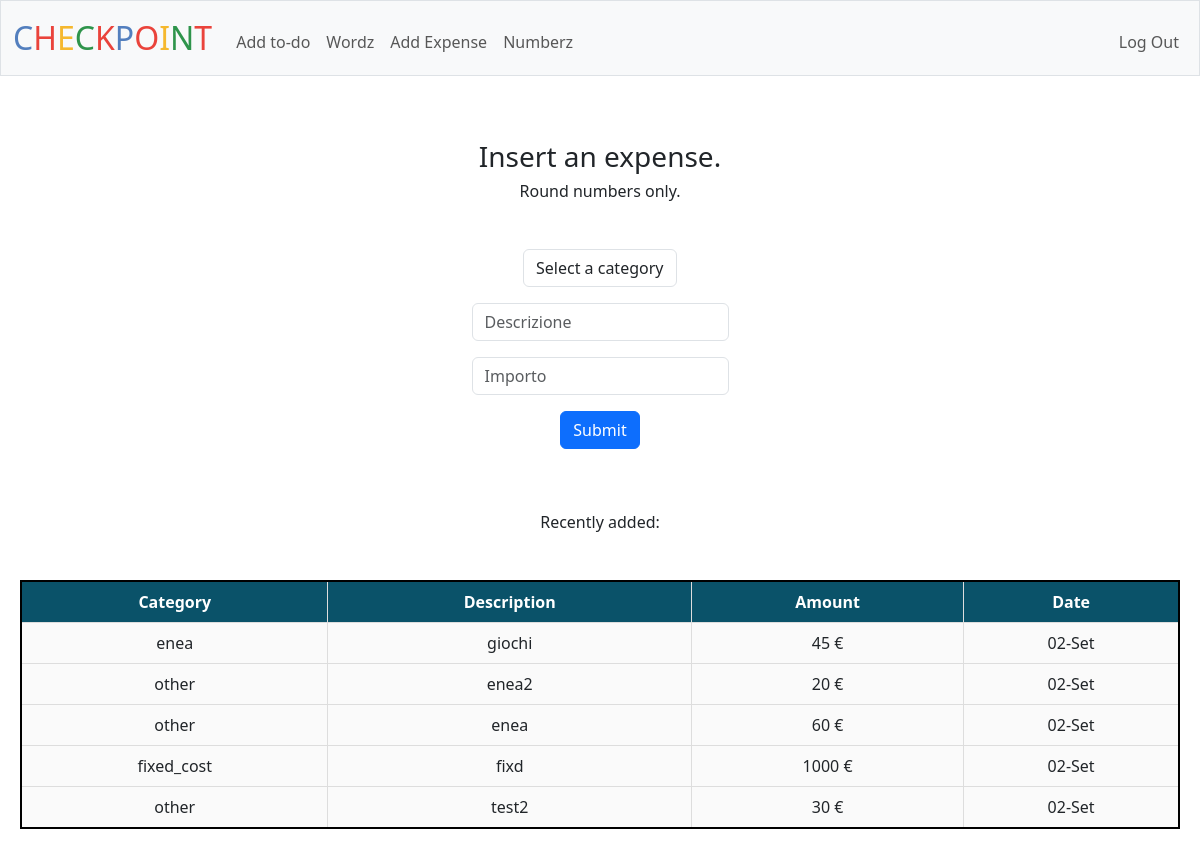
Before: /expense (signed in) with the older database file.
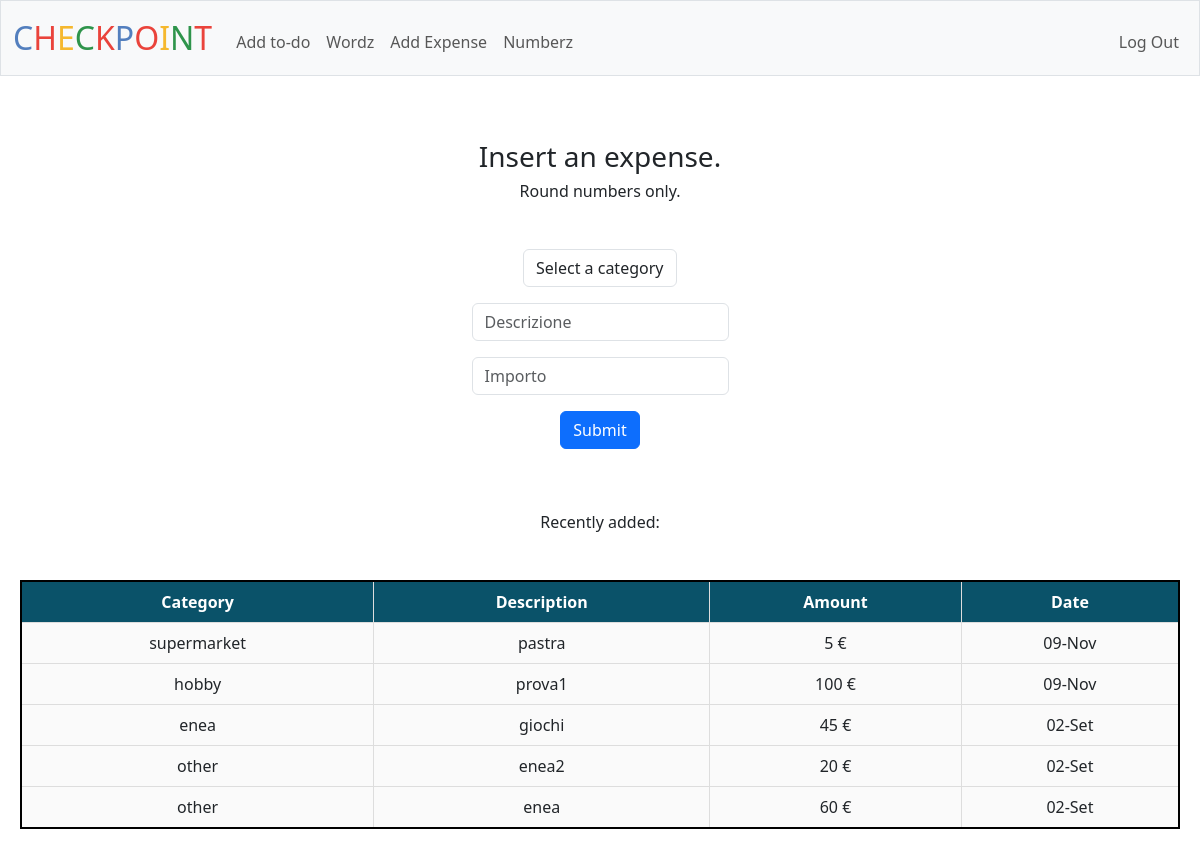
After: the same page with the newer database file.
### tables this page shows
CREATE TABLE expenses (
id INTEGER PRIMARY KEY AUTOINCREMENT NOT NULL,
username TEXT,
category TEXT,
description TEXT,
amount INTEGER,
timedate DATETIME DEFAULT CURRENT_TIMESTAMP,
FOREIGN KEY (username) REFERENCES users(username)
);

### app.py (the view)
@app.route("/expense", methods=["GET", "POST"])
@login_required
def expense():
    if request.method == "POST":
        category=request.form.get("category")
        description=request.form.get("description")
        amount=request.form.get("amount")
        if not category or not amount or not description:
            return apology("Please fill all the checkbox.")
        amount=int(amount)
        if amount<=0:
            return apology("Please insert a number bigger than 0 :)")
        db.execute("INSERT INTO expenses (username, category, description, amount) VALUES (?,?,?,?)", session["username"], category, description, amount)
        return redirect("/expense")
    else:
        user_last_expenses=last_expenses(session["username"])
        return render_template("expense.html", user_last_expenses=user_last_expenses)

### app.py (called while the page is built)
@app.after_request
def after_request(response):
    response.headers["Cache-Control"] = "no-cache, no-store, must-revalidate"
    response.headers["Expires"] = 0
    response.headers["Pragma"] = "no-cache"
    return response

### helpers.py (called while the page is built)
def login_required(f):
    @wraps(f)
    def decorated_function(*args, **kwargs):
        if session.get("user_id") is None:
            return redirect("/login")
        return f(*args, **kwargs)
    return decorated_function

def last_expenses(username):
    return db.execute("""
        SELECT category, description, amount,
        strftime('%d', timedate) || '-' ||
        CASE strftime('%m', timedate)
            WHEN '01' THEN 'Gen' WHEN '02' THEN 'Feb'
            WHEN '03' THEN 'Mar' WHEN '04' THEN 'Apr'
            WHEN '05' THEN 'Mag' WHEN '06' THEN 'Giu'
            WHEN '07' THEN 'Lug' WHEN '08' THEN 'Ago'
            WHEN '09' THEN 'Set' WHEN '10' THEN 'Ott'
            WHEN '11' THEN 'Nov' WHEN '12' THEN 'Dic'
        END AS formatted_date
        FROM expenses
        WHERE username = ?
        ORDER BY timedate DESC
        LIMIT 5""", username)

### templates/expense.html (shortened to what this page needs)
{% extends "layout.html" %}
{% block main %}
    <div>
        <p>
            <h3> Insert an expense.</h3>
            <h6> Round numbers only.</h6><br>
        </p>
        <form action="/expense" method="post">
            <select class="form-control mx-auto w-auto mb-3" name="category">
                <option value="" disabled selected>Select a category</option>
            </select>
            <input class="form-control mx-auto w-auto mb-3" name="description" placeholder="Descrizione" type="text">
            <input class="form-control mx-auto w-auto mb-3" name="amount" placeholder="Importo" type="number">
            <button class="btn btn-primary" type="submit">Submit</button>
        </form>
    </div>
    <div>
        <p>
            <br><br><h6>Recently added:</h6>
        </p>
        <div style="overflow-x: auto;">
            <table>
                <tr>
                    <th>Category</th>
                    <th>Description</th>
                    <th>Amount</th>
                    <th>Date</th>
                </tr>
                {% for row in user_last_expenses %}
                <tr>
                    <td>{{ row.category }}</td>
                    <td>{{ row.description }}</td>
                    <td>{{ row.amount }} €</td>
                    <td>{{ row.formatted_date }}</td>
                </tr>
                {% endfor %}
            </table>
        </div>
    </div>
{% endblock %}

Changed rows visible on the page:
no longer on this page (row unchanged): expenses: category "fixed_cost", description "fixd", amount "1000", formatted_date "02-Set"
no longer on this page (row unchanged): expenses: category "other", description "test2", amount "30", formatted_date "02-Set"
added expenses: category "supermarket", description "pastra", amount "5", formatted_date "09-Nov"
added expenses: category "hobby", description "prova1", amount "100", formatted_date "09-Nov"
